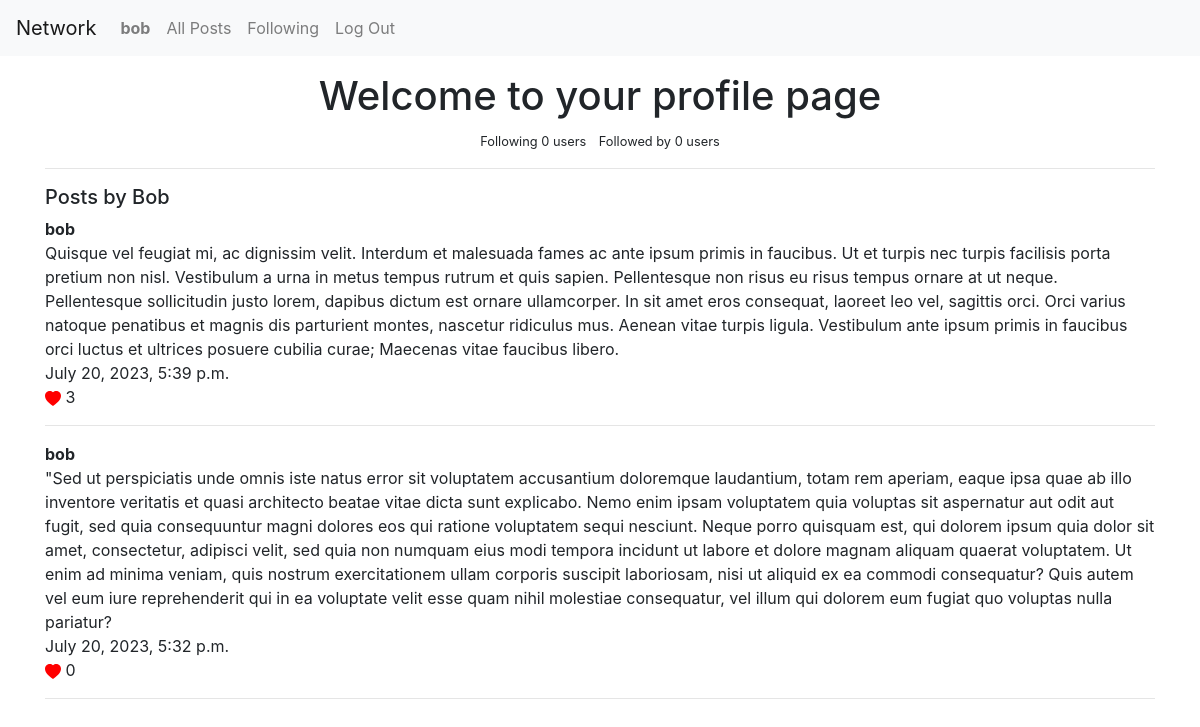
/profile/3 (signed in), run on an earlier commit of the app's database.
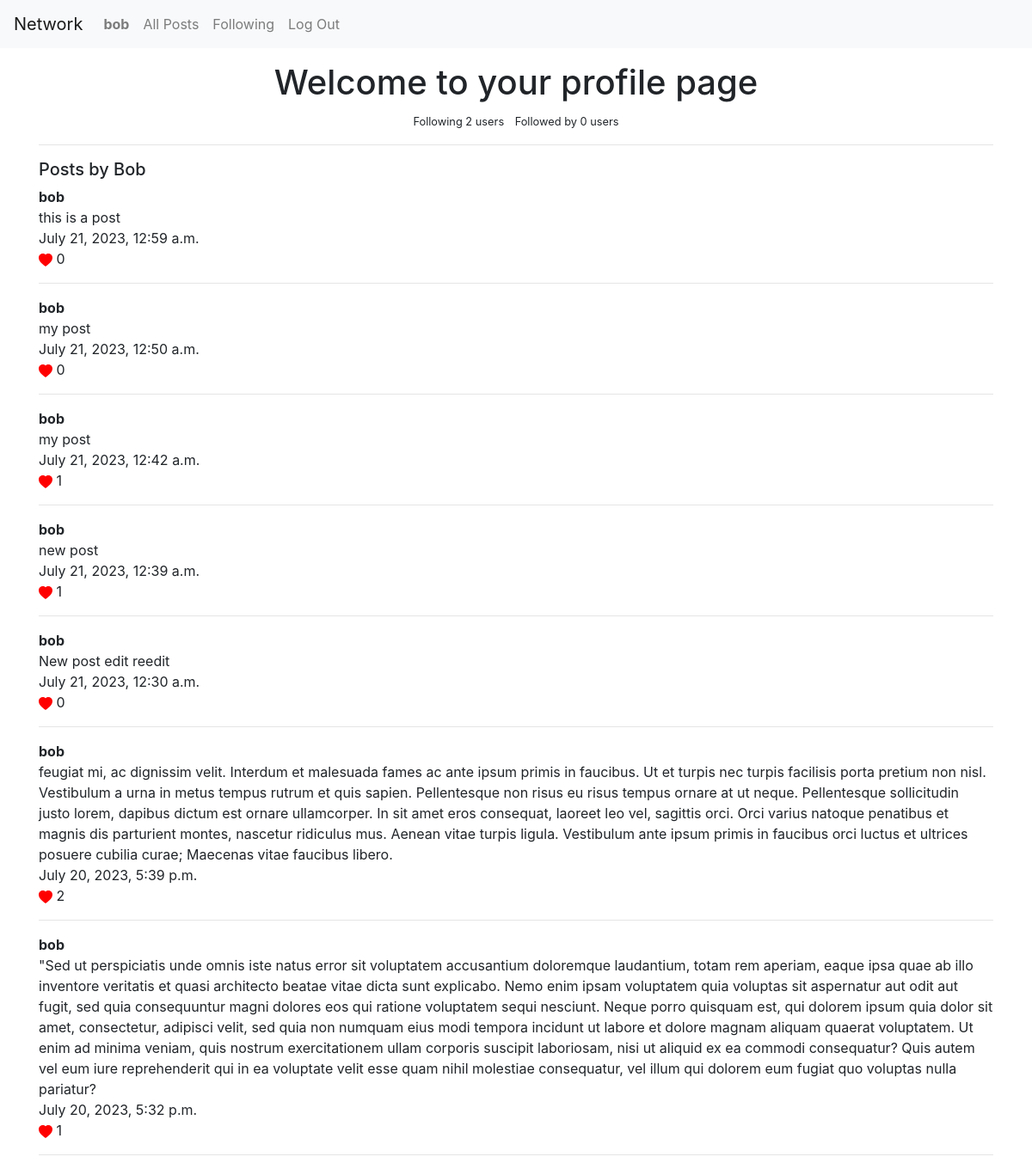
And on a later commit of the database.
### network/models.py (models this page shows, shortened)
class User(AbstractUser):
    pass

class Profile(models.Model):
    user = models.OneToOneField(User, on_delete=models.CASCADE)
    follows = models.ManyToManyField('self', related_name="followed_by", symmetrical=False, blank=True)
    def create_profile(sender, instance, created, **kwargs):
        if created:
            user_profile = Profile(user=instance)
            user_profile.save()
    post_save.connect(create_profile, sender=User)

class Post(models.Model):
    content = models.TextField(verbose_name='')
    user = models.ForeignKey(User, on_delete=models.CASCADE)
    comment = models.ForeignKey(Comment, on_delete=models.CASCADE, blank=True, null=True)
    pub_date = models.DateTimeField(auto_now_add=True)
    likes = models.ManyToManyField(User, related_name="post_like", blank=True)
    class Meta:
        ordering = ["-pub_date"]

### network/views.py (the view, shortened to what this page needs)
# urls.py: path('profile/<int:id>', views.profile, name='profile'),
def profile(request, id):
    if request.user.is_authenticated:
        try:
            profile = Profile.objects.get(id=id)
        except (KeyError, Profile.DoesNotExist):
            return render(request, "network/profile.html", {"error_message":"Error"})
        else:
            user_posts = profile.user.post_set.all()
            following = profile.follows.all()
        return render(request, "network/profile.html", {'profile': profile, 'user_posts': user_posts})
    return HttpResponseRedirect(reverse('login'))

### network/templates/network/profile.html (shortened to what this page needs)
{% extends "network/layout.html" %}
{% load crispy_forms_tags %}
{% block body %}
<div class="container">
    {% if profile %}
        {% if request.user.profile == profile %}
            <h1 class="text-center mt-3">Welcome to your profile page</h1>
        {% endif %}
        <div class="text-center">
            <small class="mx-1">Following {{ profile.follows.count }} user{{ profile.follows.count|pluralize}}</small>
            <small class='mx-1'>Followed by {{ profile.followed_by.count }} user{{ profile.followed_by.count|pluralize }}</small>
        </div>
        <hr>
        {% if user_posts %}
            <p class="h5 my-2">Posts by {{ profile.user.username | capfirst}}</p>
            {% for post in user_posts %}
                <p class="m-0 font-weight-bolder">{{ post.user.username }}</p>
                <p class="m-0">{{ post.content }}</p>
                <p class="m-0">{{ post.pub_date }}</p>
                <a href="#" class="m-0">
                    <svg  xmlns="http://www.w3.org/2000/svg" width="16" height="16" fill="red" class="bi bi-heart-fill" viewBox="0 0 16 16">
                        <path fill-rule="evenodd" d="M8 1.314C12.438-3.248 23.534 4.735 8 15-7.534 4.736 3.562-3.248 8 1.314z"/>
                    </svg>
                </a>{{ post.likes.count }}
                <hr>
                {% endfor %}
        {% else %}
            <p class="h5 my-2">{{ profile.user.username|capfirst }} has no posts</p>
        {% endif %}
    {% else %}
        <h1>Profile Does not exist </h1>
        <a class="btn btn-primary btn-lg" href="{% url 'login' %}">Login</a> or <a class="btn btn-primary btn-lg" href="{% url 'register' %}">Register</a>
    {% endif %}
</div>
{% endblock %}

### network/templates/network/layout.html (shortened to what this page needs)
{% load static %}
<!DOCTYPE html>
<html lang="en">
    <head>
        <link rel="stylesheet" href="https://stackpath.bootstrapcdn.com/bootstrap/4.4.1/css/bootstrap.min.css">
        <link href="{% static 'network/styles.css' %}" rel="stylesheet">
    </head>
    <body>
        <nav class="navbar navbar-expand-lg navbar-light bg-light">
            <a class="navbar-brand" href="#">Network</a>
            <div>
              <ul class="navbar-nav mr-auto">
                {% if user.is_authenticated %}
                    <li class="nav-item">
                        <a class="nav-link" href="#"><strong>{{ user.username }}</strong></a>
                    </li>
                {% endif %}
                <li class="nav-item">
                  <a class="nav-link" href="{% url 'index' %}">All Posts</a>
                </li>
                {% if user.is_authenticated %}
                    <li class="nav-item">
                        <a class="nav-link" href="{% url 'following' %}">Following</a>
                    </li>
                    <li class="nav-item">
                        <a class="nav-link" href="{% url 'logout' %}">Log Out</a>
                    </li>
                {% endif %}
              </ul>
            </div>
          </nav>
        <div class="body">
            {% block body %}
            {% endblock %}
        </div>
    </body>
</html>

What changed in the data, as far as the page shows it:
computed for Profile "Bob": follows.count "0" → "2"
added Post: user.username "bob", content "this is a post", pub_date "July 21, 2023, 12:59 a.m.", likes.count "0"
added Post: user.username "bob", content "my post", pub_date "July 21, 2023, 12:50 a.m.", likes.count "0"
added Post: user.username "bob", content "my post", pub_date "July 21, 2023, 12:42 a.m.", likes.count "1"
added Post: user.username "bob", content "new post", pub_date "July 21, 2023, 12:39 a.m.", likes.count "1"
added Post: user.username "bob", content "New post edit reedit", pub_date "July 21, 2023, 12:30 a.m.", likes.count "0"
changed Post: content "Quisque vel feugiat mi, ac dignissim…" → "feugiat mi, ac dignissim…"; likes.count "3" → "2"
computed for Post "July 20, 2023, 5:32 p.m.": likes.count "0" → "1"
